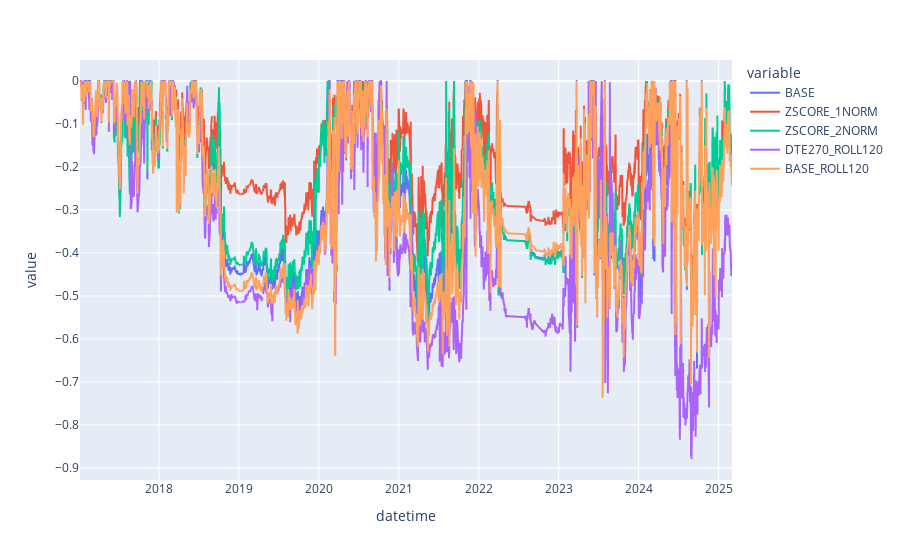

The code cell stored with this chart in its notebook:
### Code cell
drawdown_all = pd.DataFrame()
for agg in aggregators:
    drawdown_all[agg.target] = agg.dd()
drawdown_all.plot()

### Figure 1 — Plotly figure (JSON) as saved in the notebook; plotly's stock layout.template omitted (floating-point values rounded to 4 significant figures; data arrays with more than 128 entries replaced by an {"elided": "..."} marker saying what was removed)
{"data": [{"hovertemplate": "variable=BASE<br>datetime=%{x}<br>value=%{y}<extra></extra>", "legendgroup": "BASE", "line": {"color": "#636efa", "dash": "solid"}, "marker": {"symbol": "circle"}, "mode": "lines", "name": "BASE", "showlegend": true, "type": "scattergl", "x": {"elided": "1968 str values"}, "xaxis": "x", "y": {"elided": "1968 float values"}, "yaxis": "y"}, {"hovertemplate": "variable=ZSCORE_1NORM<br>datetime=%{x}<br>value=%{y}<extra></extra>", "legendgroup": "ZSCORE_1NORM", "line": {"color": "#EF553B", "dash": "solid"}, "marker": {"symbol": "circle"}, "mode": "lines", "name": "ZSCORE_1NORM", "showlegend": true, "type": "scattergl", "x": {"elided": "1968 str values"}, "xaxis": "x", "y": {"elided": "1968 float values"}, "yaxis": "y"}, {"hovertemplate": "variable=ZSCORE_2NORM<br>datetime=%{x}<br>value=%{y}<extra></extra>", "legendgroup": "ZSCORE_2NORM", "line": {"color": "#00cc96", "dash": "solid"}, "marker": {"symbol": "circle"}, "mode": "lines", "name": "ZSCORE_2NORM", "showlegend": true, "type": "scattergl", "x": {"elided": "1968 str values"}, "xaxis": "x", "y": {"elided": "1968 float values"}, "yaxis": "y"}, {"hovertemplate": "variable=DTE270_ROLL120<br>datetime=%{x}<br>value=%{y}<extra></extra>", "legendgroup": "DTE270_ROLL120", "line": {"color": "#ab63fa", "dash": "solid"}, "marker": {"symbol": "circle"}, "mode": "lines", "name": "DTE270_ROLL120", "showlegend": true, "type": "scattergl", "x": {"elided": "1968 str values"}, "xaxis": "x", "y": {"elided": "1968 float values"}, "yaxis": "y"}, {"hovertemplate": "variable=BASE_ROLL120<br>datetime=%{x}<br>value=%{y}<extra></extra>", "legendgroup": "BASE_ROLL120", "line": {"color": "#FFA15A", "dash": "solid"}, "marker": {"symbol": "circle"}, "mode": "lines", "name": "BASE_ROLL120", "showlegend": true, "type": "scattergl", "x": {"elided": "1968 str values"}, "xaxis": "x", "y": {"elided": "1968 float values"}, "yaxis": "y"}], "layout": {"legend": {"title": {"text": "variable"}, "tracegroupgap": 0}, "margin": {"t": 60}, "xaxis": {"anchor": "y", "domain": [0, 1], "title": {"text": "datetime"}}, "yaxis": {"anchor": "x", "domain": [0, 1], "title": {"text": "value"}}}}
